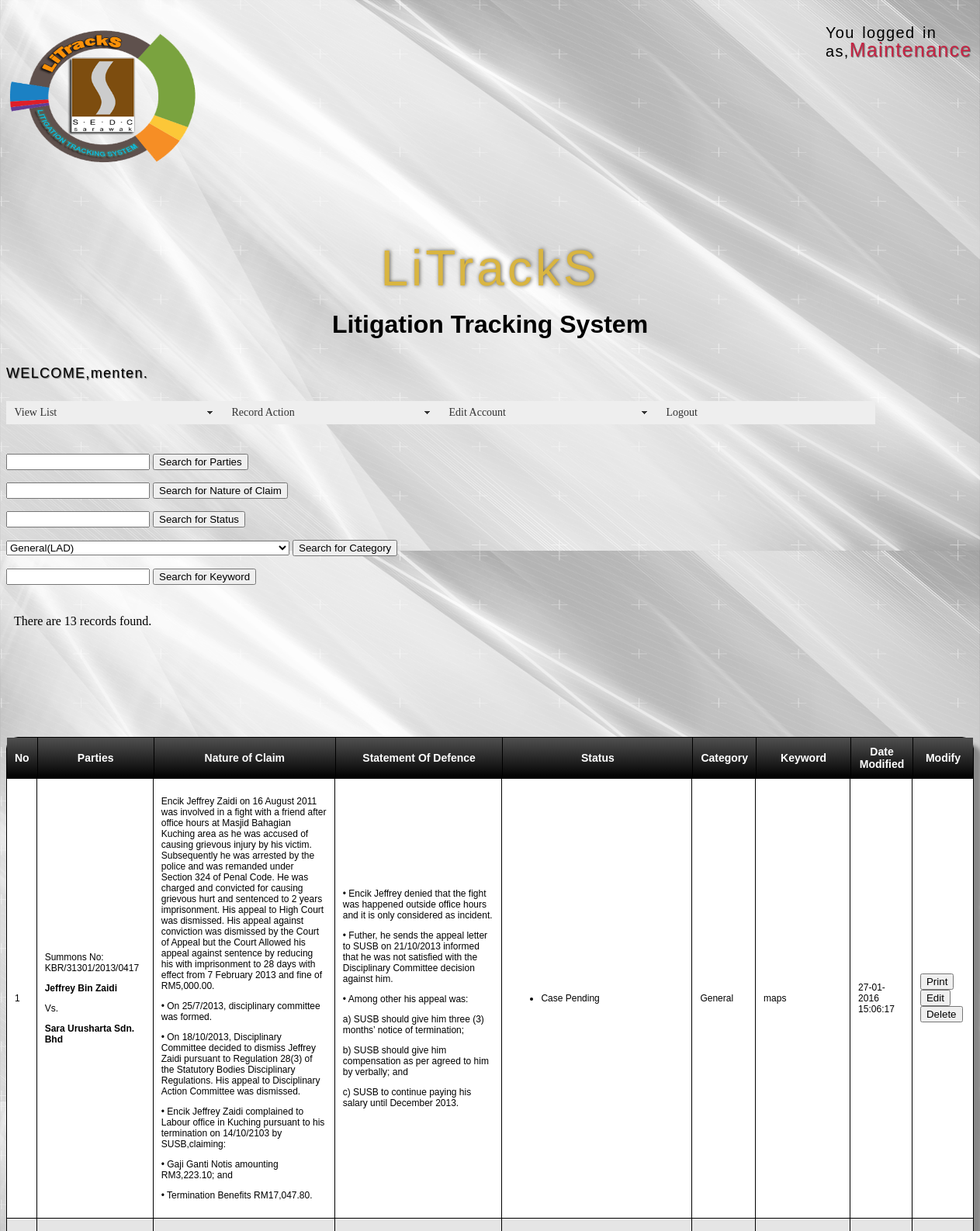
/page4.php?accesscheck=/page3.php (signed in, upper part), run on the app's committed database.
### tables this page shows
CREATE TABLE `information` (
  `ID` int(11) NOT NULL,
  `debtors` varchar(9999) NOT NULL,
  `nature` varchar(9999) NOT NULL,
  `statement` varchar(9999) NOT NULL,
  `status` varchar(9999) NOT NULL,
  `Category` varchar(255) NOT NULL,
  `Keyword` varchar(255) NOT NULL,
  `DateModify` datetime NOT NULL
);

### page4.php (the view, shortened to what this page needs)
<?php require_once('Connections/localhost.php'); ?>
<?php
$logoutAction = $_SERVER['PHP_SELF']."?doLogout=true";
if ((isset($_SERVER['QUERY_STRING'])) && ($_SERVER['QUERY_STRING'] != "")){
  $logoutAction .="&". htmlentities($_SERVER['QUERY_STRING']);
}
?>
<?php
$maxRows_Recordset1 = 10;
$pageNum_Recordset1 = 0;
$startRow_Recordset1 = $pageNum_Recordset1 * $maxRows_Recordset1;
$maxRow=$pageNum_Recordset1 * $maxRows_Recordset1 + $maxRows_Recordset1;
$DisplayNumberRow=$startRow_Recordset1+1;
$query_Recordset1 = "SELECT * FROM information ORDER BY ID DESC";
$query_limit_Recordset1 = sprintf("%s LIMIT %d, %d", $query_Recordset1,$startRow_Recordset1 , $maxRow);
$Recordset1 = mysql_query($query_limit_Recordset1, $localhost) or die(mysql_error());
$row_Recordset1 = mysql_fetch_assoc($Recordset1);
if (isset($_GET['totalRows_Recordset1'])) {
  $totalRows_Recordset1 = $_GET['totalRows_Recordset1'];
} else {
  $all_Recordset1 = mysql_query($query_Recordset1);
  $totalRows_Recordset1 = mysql_num_rows($all_Recordset1);
}
?>
<!doctype html>
<html>
<head>
<link href="TableCSSCode.css" rel="stylesheet" type="text/css" >
<link href="print.css" rel="stylesheet" type="text/css" media="print">
<link href="SpryAssets/SpryMenuBarHorizontal.css" rel="stylesheet" type="text/css">
<link href="tableDesign.css" rel="stylesheet" type="text/css">
</head>
<body id="find">
<h1><img src="SEDC Logo - Copy.png" alt="sedclogo" width="249" height="210"></h1>
<p style="font-weight:normal;position: absolute; top: 12px; left: 1064px;color:#000000;letter-spacing:1pt;word-spacing:2pt;font-size:20px;text-align:left;font-family:arial black, sans-serif;line-height:1;">You logged in as,<span style="text-shadow:1px 1px 1px rgba(107,107,107,1);font-weight:normal;color:#C72444;letter-spacing:1pt;word-spacing:2pt;font-size:25px;text-align:left;font-family:arial black, sans-serif;line-height:1;margin:0px;padding:0px;">Maintenance</span></p>
<p style="text-shadow:1px 1px 1px rgba(107,107,107,1);font-weight:normal;color:#0F2FFC;letter-spacing:1pt;word-spacing:2pt;font-size:25px;text-align:left;font-family:arial black, sans-serif;line-height:1;">&nbsp;</p>
<p style="text-shadow:1px 0px 5px rgba(97,94,82,1);font-weight:normal;color:#D9B541;letter-spacing:3pt;word-spacing:2pt;font-size:64px;text-align:center;font-family:impact, sans-serif;line-height:1;margin:0px;padding:0px;">                                     LiTrackS</p>
<h1 align="center" style="font-family: 'Lucida Sans Unicode', 'Lucida Grande', sans-serif"">Litigation Tracking System</h1>
<h1 align="left"><span style="text-shadow:1px 1px 1px rgba(107,107,107,1);font-weight:normal;color:#000000;letter-spacing:1pt;word-spacing:2pt;font-size:18px;text-align:left;font-family:arial black, sans-serif;line-height:1;margin:0px;padding:0px;">WELCOME,<?PHP echo $_SESSION['MM_Username'];?>.</span></h1>
<ul id="MenuBar1" class="MenuBarHorizontal">
  <li><a href="#" class="MenuBarItemSubmenu">View List</a>
  </li>
<li><a href="#" class="MenuBarItemSubmenu" >Record Action</a>
  </li>
  <li><a href="#" class="MenuBarItemSubmenu">Edit Account</a>
  </li>
  <li><a href="<?php echo $logoutAction ?>">Logout</a></li>
</ul>
<p>&nbsp;</p>
<p>&nbsp;</p>
<form action="search.php" method="post">
  <p>
    <input name="find" type="text" id="buttonfind">
    <input type="submit" value="Search for Parties" id="buttonfind1">
 </p>
</form>
<form action="searchnature.php" method="post">
  <p>
    <input name="findnature" type="text" id="buttonfind1">
    <input type="submit" value="Search for Nature of Claim" id="buttonfind1">
</p>
</form>
<form action="searchstatus.php" method="post">
  <p>
    <input name="findstatus" type="text" id="buttonfind3">
    <input type="submit" value="Search for Status" id="buttonfind2">
  </p>
</form>
<form action="searchcategory.php" method="post">
  <p>
     <select name="category">
  <option value="General">General(LAD)</option>
</select>
    <input type="submit" value="Search for Category" id="buttonfind7">
  </p>
</form>
<form action="searchkeyword.php" method="post">
  <p>
    <input name="findKeyword" type="text" id="buttonfind8">
    <input type="submit" value="Search for Keyword" id="buttonfind9">
  </p>
  <table  border="1" align="center" cellpadding="2" cellspacing="0" class="CSSTableGenerator">
    <tr style="background-color:#960;" >
      <td  ><div align="center"><strong>No</strong></div></td>
      <td ><div align="center"><strong>Parties</strong></div></td>
      <td ><div align="center"><strong>Nature of Claim</strong></div></td>
      <td  nowrap="nowrap"><div align="center"><strong>Statement</strong> Of Defence</div></td>
      <td ><strong>Status</strong></td>
      <td ><div align="center">Category</div></td>
      <td >Keyword</td>
      <td >Date Modified</td>
      <td><div align="center"><strong>Modify</strong></div></td>
    </tr>
    <?php do { ?>
    <tr>
      <td><?php echo  $DisplayNumberRow++?></td>
      <td><?php echo $row_Recordset1['debtors']; ?></td>
      <td><?php echo $row_Recordset1['nature']; ?></td>
      <td><?php echo $row_Recordset1['statement']; ?></td>
      <td><?php echo $row_Recordset1['status']; ?></td>
      <td><?php echo $row_Recordset1['Category']; ?></td>
      <td><?php echo $row_Recordset1['Keyword']; ?></td>
      <td><?php echo date("d-m-Y",strtotime($row_Recordset1['DateModify']))?><br>
        <?php echo date("H:i:s",strtotime($row_Recordset1['DateModify']))?></td>
      <br>
      <td ><a href="PrintPage.php?variable=<?php  echo  $DisplayNumberRow-1;?>,<?php  echo  $row_Recordset1['ID'];?>">
        <input type="submit" name="button2" id="button" value="Print">
        </a><a href="edit.php?id=<?php echo $row_Recordset1['ID']; ?>">
          <input type="submit" name="button" id="button2" value="Edit">
          </a><a href="delete.php?id=<?php echo $row_Recordset1['ID']; ?>">
            <input type="submit" name="button3" id="button3" value="Delete" onClick="return confirm('Are you sure you want to delete?');">
          </a></td>
    </tr>
    <?php } while ($row_Recordset1 = mysql_fetch_assoc($Recordset1)); ?>
  </table>
</form>
<p style="position: absolute; left: 18px; top: 776px;"> There are <?php echo $totalRows_Recordset1  ?> records found.</p>
</body>
</html>

### TableCSSCode.css (style rules this page uses)
.CSSTableGenerator { margin:0px;padding:0px; width:100%; box-shadow: 10px 10px 5px #888888; border:1px solid #000000; -moz-border-radius-bottomleft:15px; -webkit-border-bottom-left-radius:15px; border-bottom-left-radius:15px; -moz-border-radius-bottomright:15px; -webkit-border-bottom-right-radius:15px; border-bottom-right-radius:15px; -moz-border-radius-topright:15px; -webkit-border-top-right-radius:15px; border-top-right-radius:15px; -moz-border-radius-topleft:15px; -webkit-border-top-left-radius:15px; border-top-left-radius:15px; }
.CSSTableGenerator tr:nth-child(odd) { background-color:#e5e5e5; }
.CSSTableGenerator tr:nth-child(even) { background-color:#ffffff; }
.CSSTableGenerator td { vertical-align:middle; border:1px solid #000000; border-width:0px 1px 1px 0px; text-align:left; padding:10px; font-size:12px; font-family:Arial; font-weight:normal; color:#000000; }
.CSSTableGenerator tr td:last-child { border-width:0px 0px 1px 0px; }
.CSSTableGenerator tr:first-child td { background:-o-linear-gradient(bottom, #4c4c4c 5%, #000000 100%); background:-webkit-gradient( linear, left top, left bottom, color-stop(0.05, #4c4c4c), color-stop(1, #000000) ); background:-moz-linear-gradient( center top, #4c4c4c 5%, #000000 100% ); filter:progid:DXImageTransform.Microsoft.gradient(startColorstr="#4c4c4c", endColorstr="#000000"); background: -o-linear-gradient(top,#4c4c4c,000000); background-color:#4c4c4c; border:0px solid #000000; text-align:center; border-width:0px 0px 1px 1px; font-size:14px; font-family:Arial; font-weight:bold; color:#ffffff; }
.CSSTableGenerator tr:first-child td:first-child { border-width:0px 0px 1px 0px; }
.CSSTableGenerator tr:first-child td:last-child { border-width:0px 0px 1px 1px; }

### print.css (style rules this page uses)
td { font-size:12px; }
#buttonback, #buttonadd, #buttonprint, #button, #button2, #buttonfind, #buttonfind1, #buttonfind2, #button3, #buttonfind3, #button4, #button, #jumpMenu,#id1,#id2, #image1,#li1,#l2,#Category,#Modify { display:none; }
body:after { content: ; }

### SpryAssets/SpryMenuBarHorizontal.css (style rules this page uses)
ul.MenuBarHorizontal { margin: 0; padding: 0; list-style-type: none; font-size: 14px; cursor: default; width: auto; }
ul.MenuBarHorizontal li { margin: 0; padding: 0; list-style-type: none; font-size: 100%; position: relative; text-align: left; cursor: pointer; width: 20em; float: left; background-color: #F0F0F0; visibility: visible; }
ul.MenuBarHorizontal a { display: block; cursor: pointer; background-color: #EEE; padding: 0.5em 0.75em; color: #333; text-decoration: none; }
ul.MenuBarHorizontal a.MenuBarItemSubmenu { background-image: url(SpryMenuBarDown.gif); background-repeat: no-repeat; background-position: 95% 50%; }

### page4.php (style rules this page uses)
body { background-image: url(white-abstract-75-wallpaper-background-hd.jpg); background-size:contain; }

### data on the page
information: debtors "Summons No: KBR/31301/2013/0417 Jeffrey Bin Zaidi Vs. Sara Urusharta Sdn. Bhd", nature "Encik Jeffrey Zaidi on 16 August 2011 was involved in a fight with a friend after office hours at Masjid Bahagian Kuching area as he was accused of causing grievous injury by his victim. Subsequently he was arrested by the police and was remanded under Section 324 of Penal Code. He was charged and convicted for causing grievous hurt and sentenced to 2 years imprisonment. His appeal to High Court was dismissed. His appeal against conviction was dismissed by the Court of Appeal but the Court Allowed his appeal against sentence by reducing his with imprisonment to 28 days with effect from 7 February 2013 and fine of RM5,000.00. • On 25/7/2013, disciplinary committee was formed. • On…", statement "• Encik Jeffrey denied that the fight was happened outside office hours and it is only considered as incident. • Futher, he sends the appeal letter to SUSB on 21/10/2013 informed that he was not satisfied with the Disciplinary Committee decision against him. • Among other his appeal was: a) SUSB should give him three (3) months’ notice of termination; b) SUSB should give him compensation as per agreed to him by verbally; and c) SUSB to continue paying his salary until December 2013.", status "Case Pending", Category "General", Keyword "maps", DateModify "27-01-2016", DateModify "15:06:17"

### other printed values
$_SESSION['MM_Username'] "menten"
$totalRows_Recordset1 "13"
